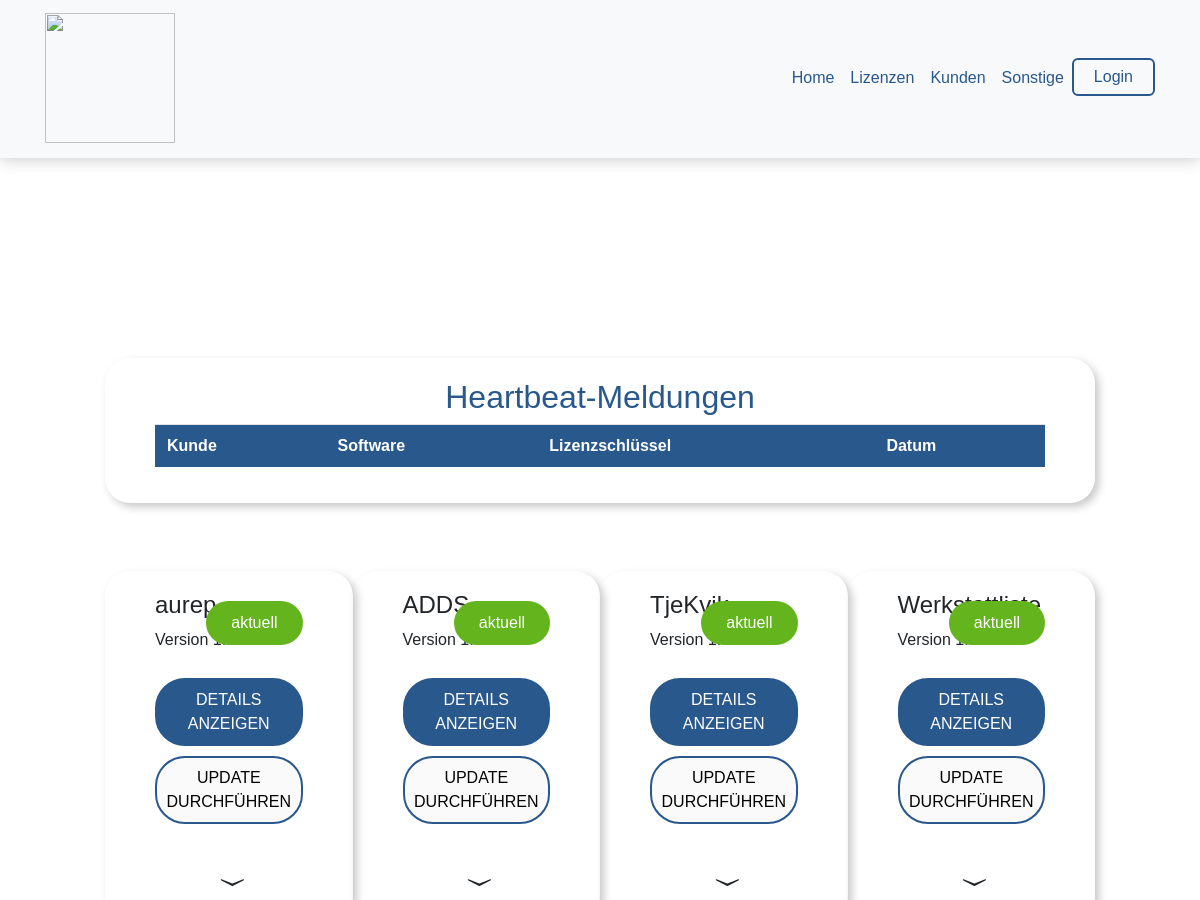
Before: / (upper part) with the older database file.
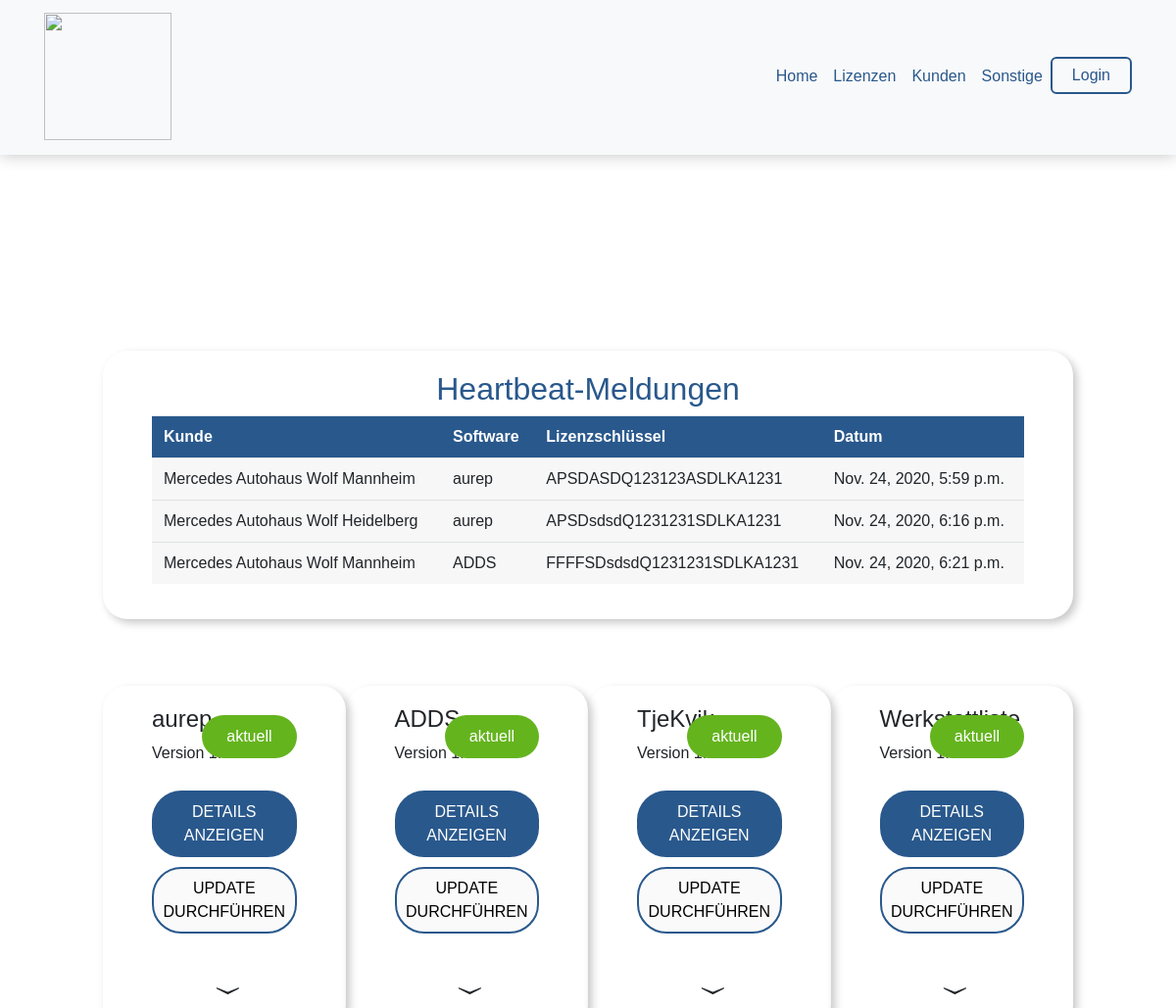
After: the same page with the newer database file.
### pages/models.py (models this page shows, shortened)
class Software(models.Model):
    software_name = models.CharField(max_length=50)
    version = models.CharField(max_length=10, default="NULL")
    beschreibung = models.TextField(default="")
    def __str__(self):
        return self.software_name

class KundeHatSoftware(models.Model):
    standort = models.ForeignKey(Standort, on_delete=models.CASCADE)
    software = models.ForeignKey(Software, on_delete=models.CASCADE)
    version = models.CharField(max_length=10)

class Standort(models.Model):
    kunde = models.ForeignKey(Kunde, on_delete=models.CASCADE)
    name = models.CharField(max_length=50)
    telNr = models.CharField(max_length=50)
    email = models.EmailField()
    strasse = models.CharField(max_length=100)
    hausnr = models.CharField(max_length=5)
    plz = models.CharField(max_length=10)
    ort = models.CharField(max_length=50)
    def __str__(self):
        return str(self.name)

### heartbeat/models.py (models this page shows)
class Heartbeat(models.Model):
    kundeSoftware = models.ForeignKey(KundeHatSoftware,on_delete=models.CASCADE)
    meldung = models.TextField()
    datum = models.DateTimeField()

### pages/views.py (the view)
# urls.py: path('', views.home, name="index"),
def home(request):
    context = {
        "kunde": Kunde.objects.all(),
        "software": Software.objects.all(),
        "khs": KundeHatSoftware.objects.all(),
        "heartbeats": Heartbeat.objects.all(),
    }
    return render(request, "dashboard.html", context)

### pages/templatetags/pages_extras.py (called while the page is built)
@register.filter
@stringfilter
def equals(value, arg):
    return value == arg

### templates/dashboard.html (shortened to what this page needs)
{% extends "base.html" %}
{% block heartbeat%}
<div class="pakete">
    <div class="row">
        <div id="softwarekasten" class="col-md-12 mb-5">
            <h2>Heartbeat-Meldungen</h2>
            <table class="table">
                <tr>
                        <th>Kunde</th>
                        <th>Software</th>
                        <th>Lizenzschlüssel</th>
                        <th>Datum</th>
                </tr>
                {% for heartbeat in heartbeats %}
                <tr>
                    <td>{{ heartbeat.kundeSoftware.standort }}</td>
                    <td>{{ heartbeat.kundeSoftware.software }}</td>
                    <td>{{ heartbeat.meldung }}</td>
                    <td>{{ heartbeat.datum }}</td>
                </tr>
                {% endfor %}
            </table>
        </div>
    </div>
</div>
<div class="trennblock"></div>
{% endblock heartbeat%}
{% block ubersicht %}
<div class="pakete">
    <div class="row">
        {% for x in software %}
        <div id="Softwarekasten" class="col-s col-md">
            <h4>{{ x }}</h4>
            <span class="notify">aktuell</span>
            <p>Version {{ x.version }}</p>
            <button class="details">Details anzeigen</button>
            <button class="update">Update durchführen</button>
            <span class="more">&#9001;</span>
        </div>
        {% endfor %}
    </div>
</div>
{% endblock ubersicht %}
{% block dashboardtabelle %}
{% load pages_extras %}
{% endblock dashboardtabelle %}

### templates/base.html (shortened to what this page needs)
<html>
<head>
    <link rel="stylesheet" href="https://cdn.jsdelivr.net/npm/bootstrap@4.5.3/dist/css/bootstrap.min.css"
/>
    {% load static %}
    <link rel="stylesheet" type="text/css" href="{% static 'css/style.css' %}"></link>
</head>
<body>
{% include 'navigation.html' %}
<main>
    {% block heartbeat%} {% endblock heartbeat%}
    {% block ubersicht %}{% endblock ubersicht %}
</main>
</body>
</html>

### templates/navigation.html (shortened to what this page needs)
<nav class="navbar navbar-expand-lg navbar-light bg-light">
    <div id="menu" class="container">
        <a class="navbar-brand" href="/"><img src="https://www.aubex.de/sites/all/themes/aubex/logo.png" width="130px"/></a>
        <div class="collapse navbar-collapse" id="navbarSupportedContent">
                <ul class="navbar-nav ml-auto">
            <li class="nav-item"><a class="nav-link" href="/">Home</a></li>
            <li class="nav-item"><a class="nav-link" href="{% url 'lizenzen' %}">Lizenzen</a></li>
            <li class="nav-item"><a  class="nav-link" href="/Kunden">Kunden</a></li>
            <li class="nav-item"><a class="nav-link" href="">Sonstige</a></li>
            {% if user.is_authenticated %}
            <li class="nav-item"><a class="login-btn nav-link" href="{% url 'logout' %}">Abmelden</a></li>
            {% else %}
            <li class="nav-item"><a class="login-btn nav-link" href="{% url 'login' %}">Login</a></li>
            {% endif %}
        </ul>
            </div>
    </div>
</nav>

### pages/static/css/style.css (style rules this page uses)
html, body { margin: 0; padding: 0; position: relative; font-family: sans-serif; }
h1,h2,h3 { color: #29588C; text-align: center;; }
th { background-color: #29588C; color: white; }
tr { background-color: #f7f7f7; }
#menu li a { text-decoration: none; text-decoration: none; text-align:center; color: #29588C; }
#menu .login-btn { border: 2px solid #29588C; text-align: center; border-radius: 6px; padding:5px 20px 5px; width:100%; }
.navbar { background-color:white; box-shadow: 0px 1px 15px 0 rgb(200,200,200); }
.navbar-expand-lg { padding-bottom:10px; }
main { padding: 200px 10%; }
.pakete button { display: inline-block; background: rgb(250,250,250); padding: 8px 0; width: 100%; border: 2px solid #29588C; border-radius: 30px; cursor: pointer; outline: none; text-transform: uppercase; transition-duration: 240ms; }
#softwarekasten { margin:0 0,5%; border-radius: 25px; padding: 20 50 20 50; box-shadow: 4px 4px 9px 0 rgb(200,200,200); height: 100%; }
.pakete button { height: inherit; margin-top: 10px; }
.pakete h4 { display: inline-block; }
.pakete .notify { display: inline-block; float: right; position: absolute; top: 30px; right: 50px; padding: 10px 25px; background: rgb(100,180,30); color: white; border-radius: 25px; }
.pakete .details { background: #29588C; color: white; }
.pakete .more { display: block; transform: rotate(-90deg); font-size: 2em; width: 20px; margin: 0px auto 0; cursor: pointer; transition-duration: 300ms; user-select: none; }
.trennblock { height:20px; }

Changed rows visible on the page:
added Heartbeat: kundeSoftware.standort "Mercedes Autohaus Wolf Mannheim", kundeSoftware.software "aurep", meldung "APSDASDQ123123ASDLKA1231", datum "Nov. 24, 2020, 5:59 p.m."
added Heartbeat: kundeSoftware.standort "Mercedes Autohaus Wolf Heidelberg", kundeSoftware.software "aurep", meldung "APSDsdsdQ1231231SDLKA1231", datum "Nov. 24, 2020, 6:16 p.m."
added Heartbeat: kundeSoftware.standort "Mercedes Autohaus Wolf Mannheim", kundeSoftware.software "ADDS", meldung "FFFFSDsdsdQ1231231SDLKA1231", datum "Nov. 24, 2020, 6:21 p.m."
